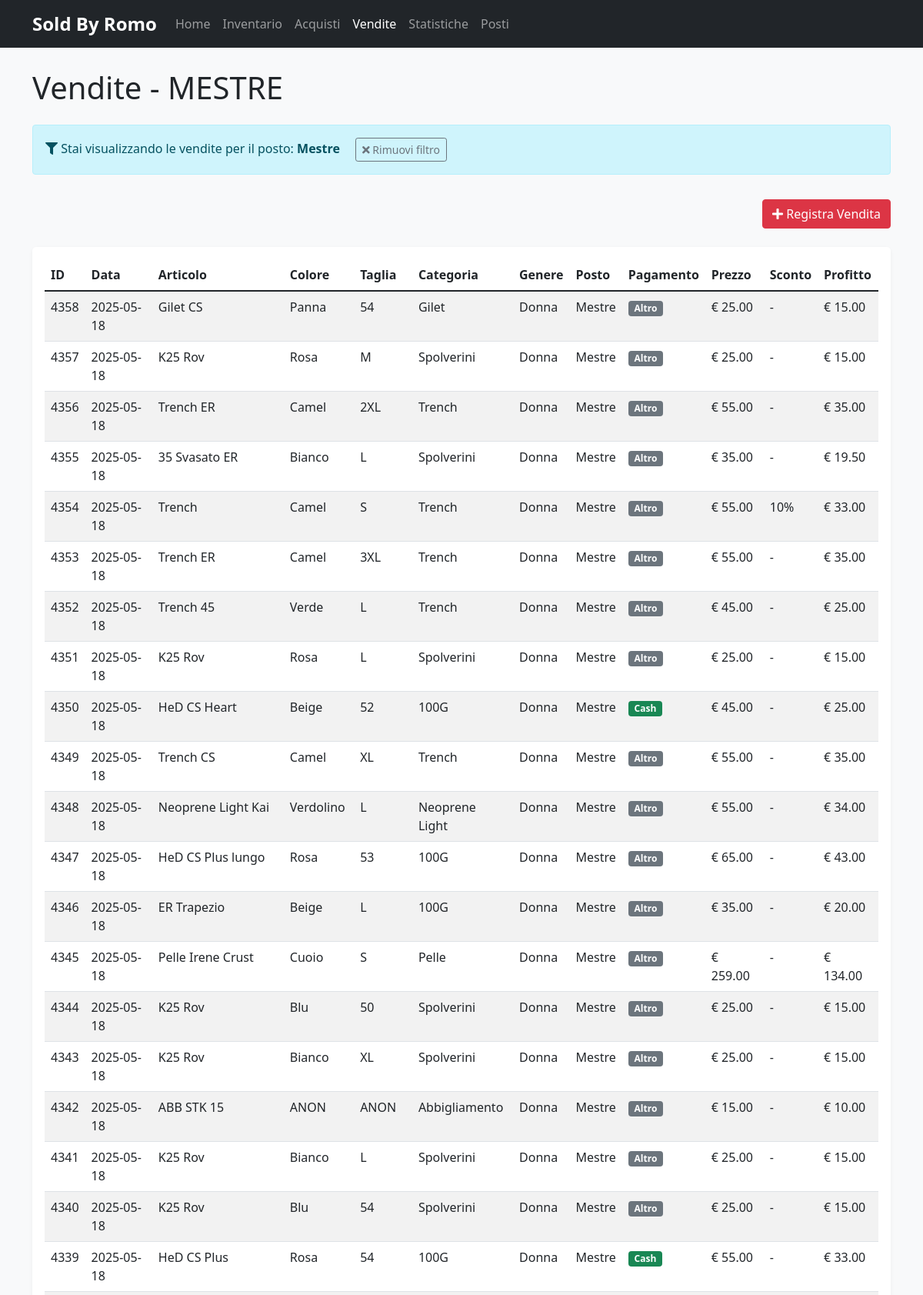
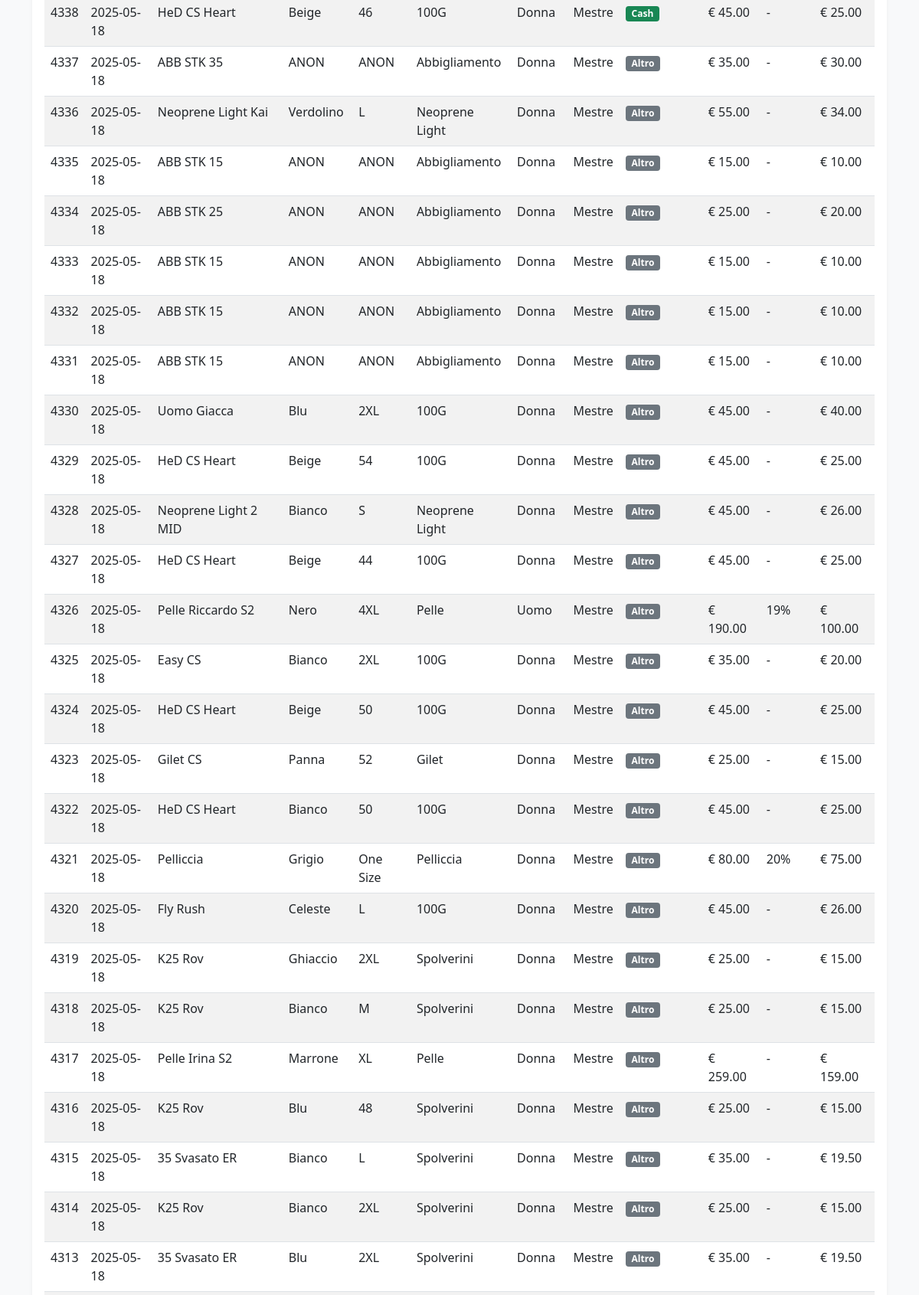
Page /vendite?posto=Mestre (upper part) on the committed database (2 pictures, top to bottom).
### tables this page shows
CREATE TABLE Vendite (
    ID_vendita INTEGER PRIMARY KEY AUTOINCREMENT,
    data DATE NOT NULL,
    Articolo TEXT NOT NULL,
    Colore TEXT NOT NULL,
    Taglia TEXT NOT NULL,
    Categoria TEXT,
    Genere TEXT,
    Posto TEXT,
    CASH BOOLEAN DEFAULT 1,
    Sconto REAL DEFAULT 0,
    Prezzo_vendita REAL NOT NULL,
    Prezzo_acquisto REAL NOT NULL
);

### src/webapp.py (the view)
@app.route('/vendite')
def vendite():
    posto = request.args.get('posto', '')
    db.connect()
    query = "SELECT * FROM Vendite"
    params = []
    if posto:
        query += " WHERE posto = ?"
        params.append(posto)
    query += " ORDER BY data DESC"
    db.cursor.execute(query, params)
    items = db.cursor.fetchall()
    db.close()
    return render_template('vendite.html', items=items, posto_filtro=posto)

### src/database_manager.py (called while the page is built)
    def connect(self):
        try:
            self.conn = sqlite3.connect(self.db_path)
            self.conn.row_factory = sqlite3.Row
            self.cursor = self.conn.cursor()
            return True
        except sqlite3.Error as e:
            print(f"Errore nella connessione al database: {e}")
            return False

    def close(self):
        if self.conn:
            self.conn.close()

### templates/vendite.html (shortened to what this page needs)
{% extends "base.html" %}
{% block content %}
<div class="row">
    <div class="col-12">
        <h1 class="mb-4">Vendite{% if posto_filtro %} - {{ posto_filtro|upper }}{% endif %}</h1>
    </div>
</div>
{% if posto_filtro %}
<div class="row mb-3">
    <div class="col-12">
        <div class="alert alert-info">
            <i class="fas fa-filter"></i> Stai visualizzando le vendite per il posto: <strong>{{ posto_filtro }}</strong>
            <a href="{{ url_for('vendite') }}" class="btn btn-sm btn-outline-secondary ms-3">
                <i class="fas fa-times"></i> Rimuovi filtro
            </a>
        </div>
    </div>
</div>
{% endif %}
<div class="row mb-4">
    <div class="col-md-12 text-end">
        <a href="{{ url_for('aggiungi_vendita') }}" class="btn btn-danger">
            <i class="fas fa-plus"></i> Registra Vendita
        </a>
    </div>
</div>
<div class="table-container">
    <table class="table table-striped table-hover">
        <thead>
            <tr>
                <th>ID</th>
                <th>Data</th>
                <th>Articolo</th>
                <th>Colore</th>
                <th>Taglia</th>
                <th>Categoria</th>
                <th>Genere</th>
                <th>Posto</th>
                <th>Pagamento</th>
                <th>Prezzo</th>
                <th>Sconto</th>
                <th>Profitto</th>
            </tr>
        </thead>
        <tbody>
            {% for item in items %}
            <tr>
                <td>{{ item['ID_vendita'] }}</td>
                <td>{{ item['data'] }}</td>
                <td>{{ item['Articolo'] }}</td>
                <td>{{ item['Colore'] }}</td>
                <td>{{ item['Taglia'] }}</td>
                <td>{{ item['Categoria'] }}</td>
                <td>{{ item['Genere'] }}</td>
                <td>{{ item['Posto'] }}</td>
                <td>
                    {% if item['CASH'] %}
                    <span class="badge bg-success">Cash</span>
                    {% else %}
                    <span class="badge bg-secondary">Altro</span>
                    {% endif %}
                </td>
                <td>€ {{ "%.2f"|format(item['Prezzo_vendita']) }}</td>
                <td>
                    {% if item['Sconto'] > 0 %}
                    {{ "%.0f"|format(item['Sconto']) }}%
                    {% else %}
                    -
                    {% endif %}
                </td>
                <td>€ {{ "%.2f"|format(item['Prezzo_vendita'] - item['Prezzo_acquisto']) }}</td>
            </tr>
            {% else %}
            <tr>
                <td colspan="12" class="text-center">Nessuna vendita registrata</td>
            </tr>
            {% endfor %}
        </tbody>
    </table>
</div>
{% endblock %}

### static/css/styles.css (style rules this page uses)
body { background-color: #f8f9fa; }
.table-container { overflow-x: auto; margin-bottom: 1.5rem; background-color: #fff; border-radius: 5px; box-shadow: 0 2px 5px rgba(0, 0, 0, 0.05); padding: 1rem; }

### templates/base.html (style rules this page uses)
body { padding-top: 70px; padding-bottom: 30px; }

### rows in the picture
Vendite: ID_vendita "4355", data "2025-05-18", Articolo "35 Svasato ER", Colore "Bianco", Taglia "L", Categoria "Spolverini", Genere "Donna", Posto "Mestre", shows "Altro", Prezzo_vendita "35.00", item "19.50", ID_vendita "4315", ID_vendita "4313", Colore "Blu", Taglia "2XL"
Vendite: ID_vendita "4354", data "2025-05-18", Articolo "Trench", Colore "Camel", Taglia "S", Categoria "Trench", Genere "Donna", Posto "Mestre", shows "Altro", Prezzo_vendita "55.00", Sconto "10", item "33.00", ID_vendita "4352", Articolo "Trench 45", Colore "Verde", Taglia "L", Prezzo_vendita "45.00", item "25.00", ID_vendita "4349", Articolo "Trench CS", Taglia "XL", item "35.00"
Vendite: ID_vendita "4344", data "2025-05-18", Articolo "K25 Rov", Colore "Blu", Taglia "50", Categoria "Spolverini", Genere "Donna", Posto "Mestre", shows "Altro", Prezzo_vendita "25.00", item "15.00", ID_vendita "4343", Colore "Bianco", Taglia "XL", ID_vendita "4341", Taglia "L", ID_vendita "4340", Taglia "54", ID_vendita "4318", Taglia "M", ID_vendita "4316", Taglia "48"
Vendite: ID_vendita "4339", data "2025-05-18", Articolo "HeD CS Plus", Colore "Rosa", Taglia "54", Categoria "100G", Genere "Donna", Posto "Mestre", shows "Cash", Prezzo_vendita "55.00", item "33.00"
Vendite: ID_vendita "4326", data "2025-05-18", Articolo "Pelle Riccardo S2", Colore "Nero", Taglia "4XL", Categoria "Pelle", Genere "Uomo", Posto "Mestre", shows "Altro", Prezzo_vendita "190.00", Sconto "19", item "100.00"

### other values in the picture
{{ posto_filtro|upper }} "MESTRE"
{{ posto_filtro }} "Mestre"
{{ item['ID_vendita'] }} "4358" "4357" "4356" "4353" "4351" "4350" "4348" "4347" "4346" "4345" "4342" "4338" "4337" "4336" "4335" "4334" "4333" "4332" "4331" "4330" "4329" "4328" "4327" "4325" "4324" "4323" "4322" "4321" "4320" "4319" "4317" "4314"
{{ item['data'] }} "2025-05-18" "2025-05-18" "2025-05-18" "2025-05-18" "2025-05-18" "2025-05-18" "2025-05-18" "2025-05-18" "2025-05-18" "2025-05-18" "2025-05-18" "2025-05-18" "2025-05-18" "2025-05-18" "2025-05-18" "2025-05-18" "2025-05-18" "2025-05-18" "2025-05-18" "2025-05-18" "2025-05-18" "2025-05-18" "2025-05-18" "2025-05-18" "2025-05-18" "2025-05-18" "2025-05-18" "2025-05-18" "2025-05-18" "2025-05-18" "2025-05-18" "2025-05-18"
{{ item['Articolo'] }} "Gilet CS" "K25 Rov" "Trench ER" "Trench ER" "K25 Rov" "HeD CS Heart" "Neoprene Light Kai" "HeD CS Plus lungo" "ER Trapezio" "Pelle Irene Crust" "ABB STK 15" "HeD CS Heart" "ABB STK 35" "Neoprene Light Kai" "ABB STK 15" "ABB STK 25" "ABB STK 15" "ABB STK 15" "ABB STK 15" "Uomo Giacca" "HeD CS Heart" "Neoprene Light 2 MID" "HeD CS Heart" "Easy CS" "HeD CS Heart" "Gilet CS" "HeD CS Heart" "Pelliccia" "Fly Rush" "K25 Rov" "Pelle Irina S2" "K25 Rov"
{{ item['Colore'] }} "Panna" "Rosa" "Camel" "Camel" "Rosa" "Beige" "Verdolino" "Rosa" "Beige" "Cuoio" "ANON" "Beige" "ANON" "Verdolino" "ANON" "ANON" "ANON" "ANON" "ANON" "Blu" "Beige" "Bianco" "Beige" "Bianco" "Beige" "Panna" "Bianco" "Grigio" "Celeste" "Ghiaccio" "Marrone" "Bianco"
{{ item['Taglia'] }} "54" "M" "2XL" "3XL" "L" "52" "L" "53" "L" "S" "ANON" "46" "ANON" "L" "ANON" "ANON" "ANON" "ANON" "ANON" "2XL" "54" "S" "44" "2XL" "50" "52" "50" "One Size" "L" "2XL" "XL" "2XL"
{{ item['Categoria'] }} "Gilet" "Spolverini" "Trench" "Trench" "Spolverini" "100G" "Neoprene Light" "100G" "100G" "Pelle" "Abbigliamento" "100G" "Abbigliamento" "Neoprene Light" "Abbigliamento" "Abbigliamento" "Abbigliamento" "Abbigliamento" "Abbigliamento" "100G" "100G" "Neoprene Light" "100G" "100G" "100G" "Gilet" "100G" "Pelliccia" "100G" "Spolverini" "Pelle" "Spolverini"
{{ item['Genere'] }} "Donna" "Donna" "Donna" "Donna" "Donna" "Donna" "Donna" "Donna" "Donna" "Donna" "Donna" "Donna" "Donna" "Donna" "Donna" "Donna" "Donna" "Donna" "Donna" "Donna" "Donna" "Donna" "Donna" "Donna" "Donna" "Donna" "Donna" "Donna" "Donna" "Donna" "Donna" "Donna"
{{ item['Posto'] }} "Mestre" "Mestre" "Mestre" "Mestre" "Mestre" "Mestre" "Mestre" "Mestre" "Mestre" "Mestre" "Mestre" "Mestre" "Mestre" "Mestre" "Mestre" "Mestre" "Mestre" "Mestre" "Mestre" "Mestre" "Mestre" "Mestre" "Mestre" "Mestre" "Mestre" "Mestre" "Mestre" "Mestre" "Mestre" "Mestre" "Mestre" "Mestre"
{{ "%.2f"|format(item['Prezzo_vendita']) }} "25.00" "25.00" "55.00" "55.00" "25.00" "45.00" "55.00" "65.00" "35.00" "259.00" "15.00" "45.00" "35.00" "55.00" "15.00" "25.00" "15.00" "15.00" "15.00" "45.00" "45.00" "45.00" "45.00" "35.00" "45.00" "25.00" "45.00" "80.00" "45.00" "25.00" "259.00" "25.00"
{{ "%.2f"|format(item['Prezzo_vendita'] - item['Prezzo_acquisto']) }} "15.00" "15.00" "35.00" "35.00" "15.00" "25.00" "34.00" "43.00" "20.00" "134.00" "10.00" "25.00" "30.00" "34.00" "10.00" "20.00" "10.00" "10.00" "10.00" "40.00" "25.00" "26.00" "25.00" "20.00" "25.00" "15.00" "25.00" "75.00" "26.00" "15.00" "159.00" "15.00"
{{ "%.0f"|format(item['Sconto']) }} "20"
